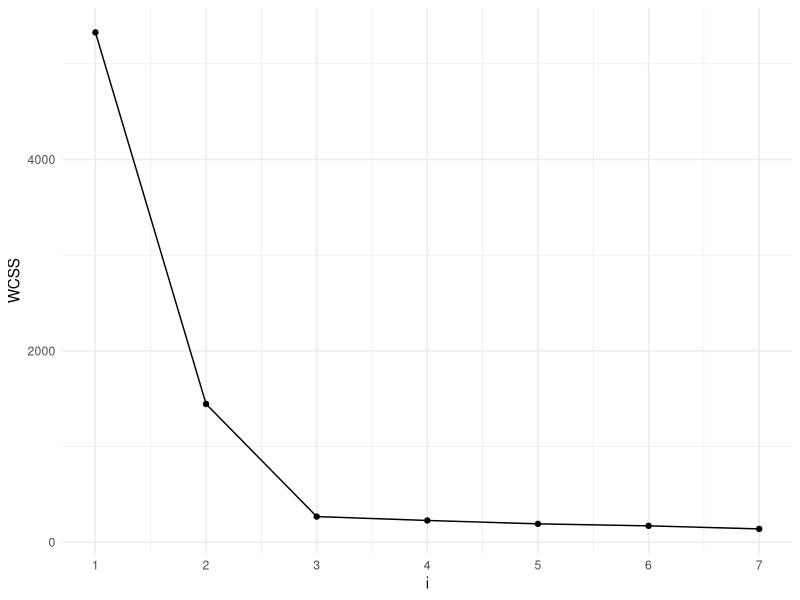
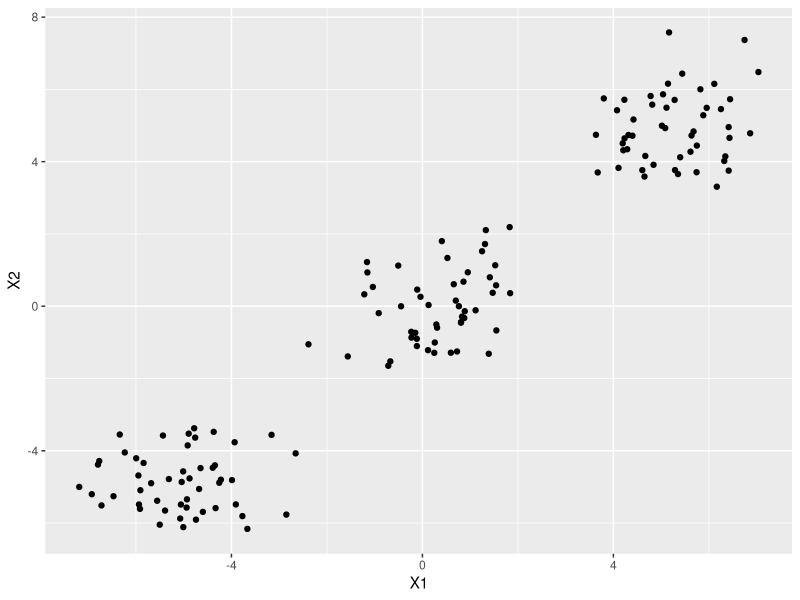
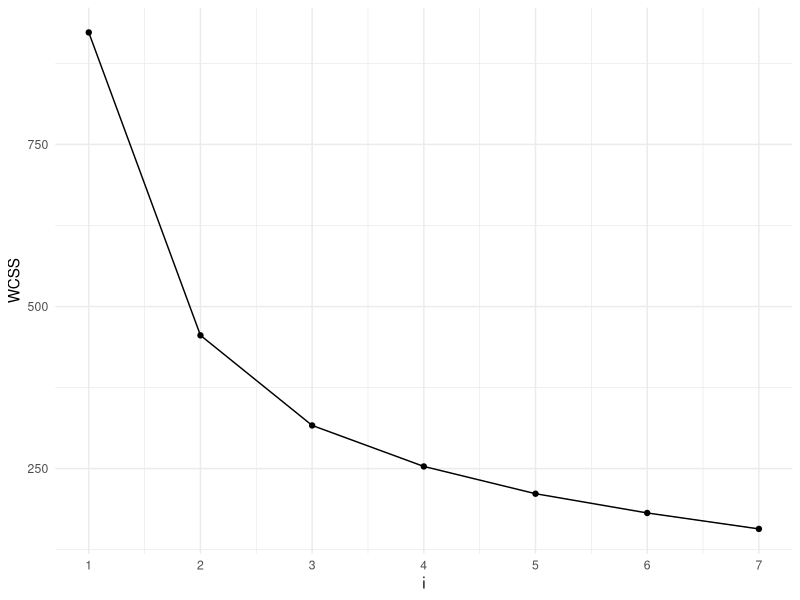
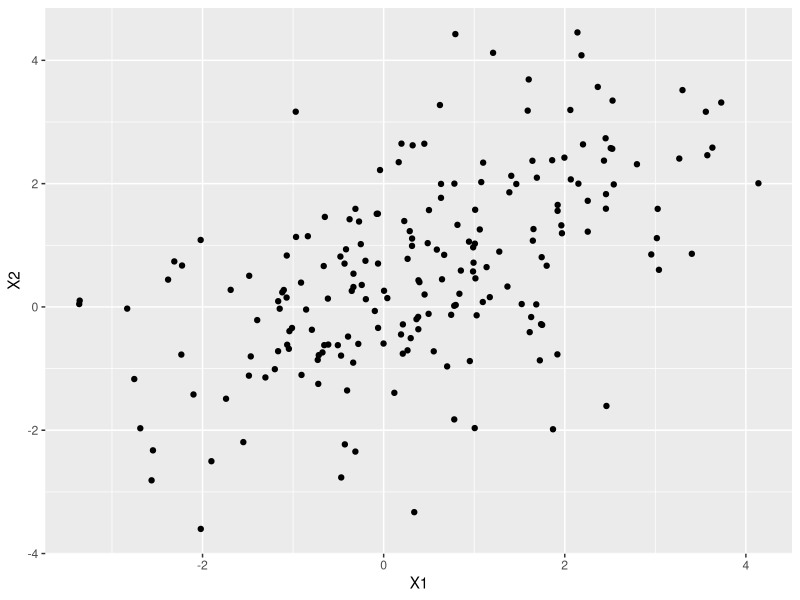
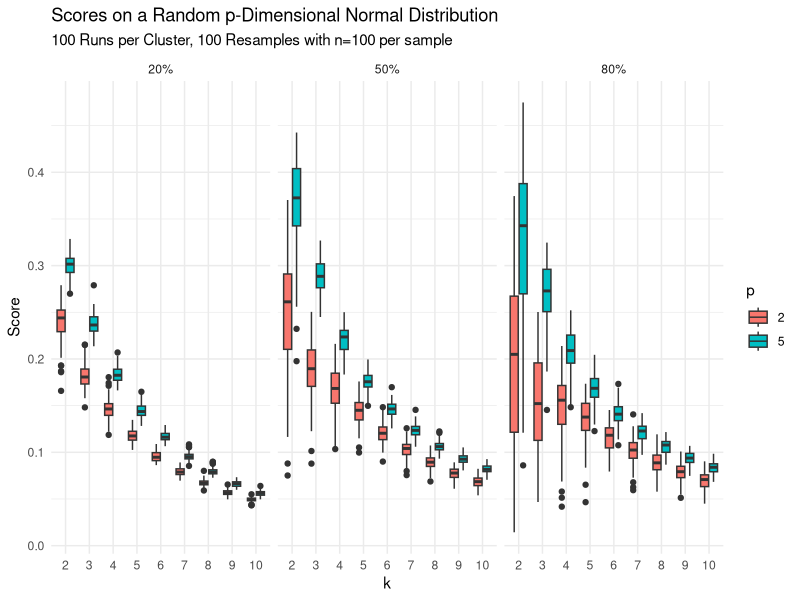

R code for these plots, in order:
## ---- chunk 1
#| lablel: set-up
#| include: false # Use to hide code and results
library(tidyverse)
library(kableExtra)
library(foreach)
library(doParallel)
library(cluster)
## ---- chunk 2
data <- data.frame(rbind(
  cbind(rnorm(50, -5), rnorm(50, -5)),
  cbind(rnorm(50, 0), rnorm(50, 0)),
  cbind(rnorm(50, 5), rnorm(50, 5))))

res <- lapply(c(1:7), function(i) {
  WCSS <- kmeans(data,
                centers = i, nstart = 10)$tot.withinss
  return(data.frame(i = as.vector(i),
                    WCSS = as.vector(WCSS)))
}) 
bind_rows(res) |> 
  ggplot(aes(x = i, y = WCSS)) +
  geom_point() +
  geom_line() +
  theme_minimal() +
  scale_x_continuous(breaks = 1:7)


ggplot(data = data, aes(x = X1, y = X2)) +
  geom_point()




data <- data.frame(rbind(
  cbind(rnorm(50, -1), rnorm(50, -1)),
  cbind(rnorm(50, 0), rnorm(50, 0)),
  cbind(rnorm(50, 1), rnorm(50, 1)),
  cbind(rnorm(50, 2), rnorm(50, 2))))

res <- lapply(c(1:7), function(i) {
  WCSS <- kmeans(data,
                centers = i, nstart = 10)$tot.withinss
  return(data.frame(i = as.vector(i),
                    WCSS = as.vector(WCSS)))
}) 
bind_rows(res) |> 
  ggplot(aes(x = i, y = WCSS)) +
  geom_point() +
  geom_line() +
  theme_minimal() +
  scale_x_continuous(breaks = 1:7)


ggplot(data = data, aes(x = X1, y = X2)) +
  geom_point()
## ---- chunk 3
#| label: null-distribution-1
#| echo: false
#| fig-cap: "Distribution of Scores on a Random p-Dimensional Normal Distribution, Faceted by Resample %"

end_result <- read.csv(file = here::here("analyses/resampling_percentage_data/normal_resample_01.csv"))

end_result |> 
  mutate(Score = res,
         prop_resample = paste0(prop_resample * 100, "%"),
         p = factor(p),
         k = factor(k)) |> 
  ggplot(aes(x = k, y = Score, fill = p)) +
  geom_boxplot() +
  theme_minimal() +
  ggtitle(
    "Scores on a Random p-Dimensional Normal Distribution") +
  labs(subtitle = "100 Runs per Cluster, 100 Resamples with n=100 per sample") +
  facet_wrap(~prop_resample)
## ---- chunk 4
#| label: table-results-1
#| echo: false
#| tbl-cap: "Variances for 20% Resample Calculation"

end_result |> 
  group_by(factor(k), factor(prop_resample)) |> 
  filter(prop_resample == 0.2) |> 
  summarize(var = sd(log(res))) |> 
  head(5) |> 
  kable()
## ---- chunk 5
resample_function <- function(data = data,
                              formula = ~ .,
                              k = 3,
                              number_of_resamples = 15,
                              proportion_resample = 0.9,
                              starting_seed = 599,
                              algorithm = "kmeans") {
  data <- data |>
    drop_na()
  data$index <- 1:nrow(data)
  results <- list()

  # For loop
  results <- foreach(i = 1:number_of_resamples,
                     .packages = c("tidyclust",
                                   "dplyr",
                                   "tidymodels")) %dopar% {
     # Reproducibility over parallel
     set.seed(starting_seed + i)
     result_matrix <- matrix(0, nrow = nrow(data),
                             ncol = nrow(data))
    
     random_sample <- data |>
       filter(index %in% sample(index,
                                proportion_resample * nrow(data)))
    
     if (algorithm == "kmeans") {
       cluster_assigned <- k_means(num_clusters = k) |>
         fit({{formula}},
             data = random_sample |>
               select(-index))
     } else if (algorithm == "hier_clust") {
       cluster_assigned <- hier_clust(num_clusters = k) |>
         fit({{formula}},
             data = random_sample |>
               select(-index))
     } else {
       stop("Algorithm is not supported. Please select 
            one of (kmeans, hier_clust)")
     }
    
    
     intermediate <- data.frame(random_sample$index,
                                extract_cluster_assignment(
                                  cluster_assigned
                                  ) |>
                                  mutate(.cluster = as.character(
                                    .cluster)
                                    ),
                                stringsAsFactors = FALSE)
     colnames(intermediate) <- c("index", "cluster")
    
     for (c in unique(intermediate$cluster)) {
       idx <- intermediate[intermediate$cluster == c, ]$index
    
       # Check that the index list is not length 1 for purposes of n > m for combn
       # This also fixes a bug in the
       # previous code where idx was wrongly 
       # interpreted as single numerical
       # value as param inside combn
       if (length(idx) > 1) {
         idx <- sort(idx)
         ones <- t(combn(idx, 2))
         result_matrix[cbind(ones[, 1], ones[, 2])] <- 1
       }
    
       # Note for future self: This calculates the indices, even across y=x line
       # which means we are doing double the work for this part.
       neg_one_idx <- expand.grid(idx, setdiff(random_sample$index, idx))
       result_matrix[cbind(neg_one_idx[, 1], neg_one_idx[, 2])] <- -1
     }
     result_matrix[lower.tri(result_matrix, diag = TRUE)] <- NA
     result_matrix
    }
  return(results)
}
## ---- chunk 6
# Got more fancy functions, or figures, or tables, 
# or pretty much anything?

mean_matrix <- function(list_of_matrices = list_of_matrices) {
  # Absolute value the entire matrix, for all matrices
  absolute_sum <- lapply(list_of_matrices, abs)

  # Get the sum of absolute values in the final matrix
  absolute_final <- absolute_sum |>
    reduce(`+`)

  # Get the sum of values in the final matrix
  numerator <- list_of_matrices |>
    reduce(`+`)

  # Returns the matrix of zero-removed means.
  # The zero-removed mean is the sum over the (length - the number of zeroes).
  # The length - the number of zeroes is equivalent to the sum over absolute values
  return(numerator / absolute_final)
}
## ---- chunk 7
squared_distance_from_one <- function(mean_matrix = mean_matrix) {
  res_vec <- as.vector(mean_matrix) # Ignore the order of the elements in matrix
  res_vec <- abs(res_vec[!is.na(res_vec)]) # Absolute value and remove NAs
  return(mean((1 - res_vec)^2)) # Take average squared distance from one
}
## ---- chunk 8
point_contribution <- function(data, mean_matrix) {
  # Given the original data (the dataset inputted into the resample_matrices function),
  # and the mean_matrix, returns each observation's contribution to the cRab Score.
  # We don't necessarily require the second arg to be the mean matrix, for example
  # it could be resample matrix j.
  # This is returned as an (index, score) dataframe.
  
  # Get a list of lists containing index and index "cRab" score
  scores <- lapply(c(1:nrow(data)), function(i) {
    full_vec <- getPointVecHelper(i, mean_matrix)
    singlePointScore <- mean((1 - full_vec)^2)
    return(list(index = i, singlePointScore = singlePointScore))
  })
  final_df <- do.call(rbind.data.frame, scores)
  total_score <- mean(final_df$singlePointScore)
  
  final_df <- final_df |> 
    mutate(singlePointContribution = singlePointScore / total_score)
  
  return(final_df)
}

## ---- chunk 9
getPointVecHelper <- function(i, mean_matrix) {
  # Given a point i and the mean matrix, should
  # return vector of all values in the mean matrix corresponding to obs i
  # after removing all NAs and then taking absolute value
  
  row <- mean_matrix[i, ]
  col <- mean_matrix[, i]
  
  # We don't care about the order, just the values themselves
  res_vec <- c(row, col)
  res_vec <- abs(res_vec[!is.na(res_vec)])
  return(res_vec)
  
}
## ---- chunk 10
# resample_matrices <- resample_function(penguins,
#                                        number_of_resamples = 40,
#                                        proportion_resample = 0.8,
#                                        starting_seed = 100)
# m_matrix <- mean_matrix(resample_matrices)
# 
# 
# d <- point_contribution(penguins, m_matrix)
# 
# test <- lapply(resample_matrices,
#        point_contribution,
#        data = penguins)
# 
# mean_var_single <- do.call(rbind.data.frame, test) |> 
#   group_by(index) |> 
#   summarize(mean = mean(singlePointScore),
#             var = sd(singlePointScore)) |> 
#   arrange(desc(var))
